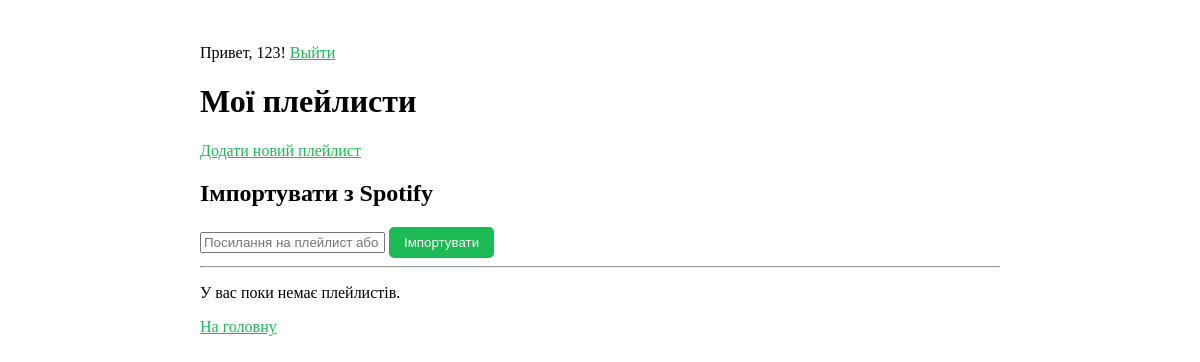
Page /playlists (signed in) on the earlier database version.
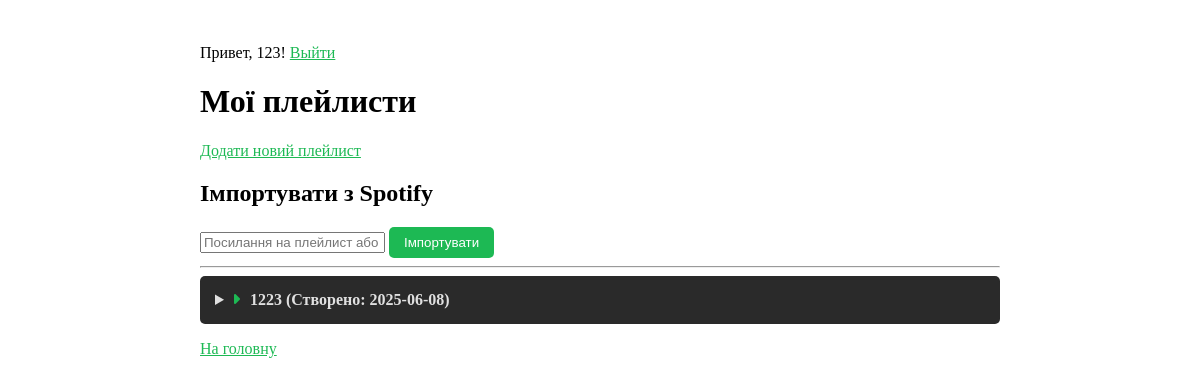
Same page on the later database version.
### database.py (models this page shows)
class Playlist(db.Model):
    __tablename__ = 'playlist'
    id = db.Column(db.Integer, primary_key=True)
    name = db.Column(db.String(120), nullable=False)
    user_id = db.Column(db.Integer, db.ForeignKey('user.id'), nullable=False)
    description = db.Column(db.Text, nullable=True)
    created_at = db.Column(db.DateTime, default=db.func.current_timestamp())
    songs = db.relationship('Song', backref='playlist', lazy=True)

### app.py (the view)
@app.route('/playlists')
@login_required
def playlists_page():
    playlists = Playlist.query.filter_by(user_id=current_user.id).all()
    return render_template('playlists.html', playlists=playlists)

### app.py (called while the page is built)
@login_manager.user_loader
def user_loader(user_id):
    return User.query.get(int(user_id))

### templates/playlists.html (shortened to what this page needs)
{% extends "base.html" %}
{% block content %}
<h1>Мої плейлисти</h1>
<p><a href="{{ url_for('add_playlist') }}">Додати новий плейлист</a></p>
<h2>Імпортувати з Spotify</h2>
<form method="POST" action="{{ url_for('import_spotify_playlist') }}">
    <input type="text" name="playlist_url" placeholder="Посилання на плейлист або альбом Spotify" required>
    <button type="submit">Імпортувати</button>
</form>
<hr>
{% if playlists %}
    {% for playlist in playlists %}
        <details>
            <summary>{{ playlist.name }} (Створено: {{ playlist.created_at.strftime('%Y-%m-%d') }})</summary>
        </details>
    {% endfor %}
{% else %}
    <p>У вас поки немає плейлистів.</p>
{% endif %}
<p><a href="{{ url_for('home') }}">На головну</a></p>
{% endblock %}

Differences in the rows shown:
added Playlist: name "1223", created_at "2025-06-08"
Other differences:
text no longer shown: "У вас поки немає плейлистів."
